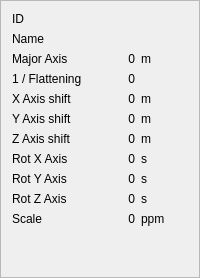
                <widget class="QFrame" name="frameDAT">
                 <property name="frameShape">
                  <enum>QFrame::StyledPanel</enum>
                 </property>
                 <property name="frameShadow">
                  <enum>QFrame::Raised</enum>
                 </property>
                 <layout class="QGridLayout" name="gridLayout_22" columnstretch="0,0,0">
                  <item row="9" column="1">
                   <widget class="QLabel" name="labelDATZRot">
                    <property name="text">
                     <string>0</string>
                    </property>
                    <property name="alignment">
                     <set>Qt::AlignRight|Qt::AlignTrailing|Qt::AlignVCenter</set>
                    </property>
                   </widget>
                  </item>
                  <item row="1" column="0">
                   <widget class="QLabel" name="label_111">
                    <property name="text">
                     <string>Name</string>
                    </property>
                   </widget>
                  </item>
                  <item row="10" column="2">
                   <widget class="QLabel" name="label_170">
                    <property name="text">
                     <string>ppm</string>
                    </property>
                   </widget>
                  </item>
                  <item row="5" column="0">
                   <widget class="QLabel" name="label_149">
                    <property name="text">
                     <string>Y Axis shift </string>
                    </property>
                   </widget>
                  </item>
                  <item row="2" column="2">
                   <widget class="QLabel" name="label_145">
                    <property name="text">
                     <string>m</string>
                    </property>
                   </widget>
                  </item>
                  <item row="10" column="0">
                   <widget class="QLabel" name="label_162">
                    <property name="text">
                     <string>Scale</string>
                    </property>
                   </widget>
                  </item>
                  <item row="1" column="1">
                   <widget class="QLabel" name="labelDATName">
                    <property name="text">
                     <string/>
                    </property>
                    <property name="alignment">
                     <set>Qt::AlignRight|Qt::AlignTrailing|Qt::AlignVCenter</set>
                    </property>
                   </widget>
                  </item>
                  <item row="8" column="2">
                   <widget class="QLabel" name="label_168">
                    <property name="text">
                     <string>s</string>
                    </property>
                   </widget>
                  </item>
                  <item row="8" column="1">
                   <widget class="QLabel" name="labelDATYRot">
                    <property name="text">
                     <string>0</string>
                    </property>
                    <property name="alignment">
                     <set>Qt::AlignRight|Qt::AlignTrailing|Qt::AlignVCenter</set>
                    </property>
                   </widget>
                  </item>
                  <item row="4" column="2">
                   <widget class="QLabel" name="label_164">
                    <property name="text">
                     <string>m</string>
                    </property>
                   </widget>
                  </item>
                  <item row="8" column="0">
                   <widget class="QLabel" name="label_157">
                    <property name="text">
                     <string>Rot Y Axis</string>
                    </property>
                   </widget>
                  </item>
                  <item row="4" column="1">
                   <widget class="QLabel" name="labelDATXShift">
                    <property name="text">
                     <string>0</string>
                    </property>
                    <property name="alignment">
                     <set>Qt::AlignRight|Qt::AlignTrailing|Qt::AlignVCenter</set>
                    </property>
                   </widget>
                  </item>
                  <item row="2" column="1">
                   <widget class="QLabel" name="labelDATMajA">
                    <property name="text">
                     <string>0</string>
                    </property>
                    <property name="alignment">
                     <set>Qt::AlignRight|Qt::AlignTrailing|Qt::AlignVCenter</set>
                    </property>
                   </widget>
                  </item>
                  <item row="4" column="0">
                   <widget class="QLabel" name="label_148">
                    <property name="text">
                     <string>X Axis shift </string>
                    </property>
                   </widget>
                  </item>
                  <item row="3" column="0">
                   <widget class="QLabel" name="label_147">
                    <property name="text">
                     <string>1 / Flattening</string>
                    </property>
                   </widget>
                  </item>
                  <item row="3" column="1">
                   <widget class="QLabel" name="labelDATFlatt">
                    <property name="text">
                     <string>0</string>
                    </property>
                    <property name="alignment">
                     <set>Qt::AlignRight|Qt::AlignTrailing|Qt::AlignVCenter</set>
                    </property>
                   </widget>
                  </item>
                  <item row="7" column="1">
                   <widget class="QLabel" name="labelDATXRot">
                    <property name="text">
                     <string>0</string>
                    </property>
                    <property name="alignment">
                     <set>Qt::AlignRight|Qt::AlignTrailing|Qt::AlignVCenter</set>
                    </property>
                   </widget>
                  </item>
                  <item row="10" column="1">
                   <widget class="QLabel" name="labelDATScale">
                    <property name="text">
                     <string>0</string>
                    </property>
                    <property name="alignment">
                     <set>Qt::AlignRight|Qt::AlignTrailing|Qt::AlignVCenter</set>
                    </property>
                   </widget>
                  </item>
                  <item row="9" column="2">
                   <widget class="QLabel" name="label_169">
                    <property name="text">
                     <string>s</string>
                    </property>
                   </widget>
                  </item>
                  <item row="2" column="0">
                   <widget class="QLabel" name="label_146">
                    <property name="text">
                     <string>Major Axis</string>
                    </property>
                   </widget>
                  </item>
                  <item row="5" column="1">
                   <widget class="QLabel" name="labelDATYShift">
                    <property name="text">
                     <string>0</string>
                    </property>
                    <property name="alignment">
                     <set>Qt::AlignRight|Qt::AlignTrailing|Qt::AlignVCenter</set>
                    </property>
                   </widget>
                  </item>
                  <item row="11" column="1">
                   <spacer name="verticalSpacer_21">
                    <property name="orientation">
                     <enum>Qt::Vertical</enum>
                    </property>
                    <property name="sizeHint" stdset="0">
                     <size>
                      <width>20</width>
                      <height>40</height>
                     </size>
                    </property>
                   </spacer>
                  </item>
                  <item row="5" column="2">
                   <widget class="QLabel" name="label_165">
                    <property name="text">
                     <string>m</string>
                    </property>
                   </widget>
                  </item>
                  <item row="7" column="0">
                   <widget class="QLabel" name="label_156">
                    <property name="text">
                     <string>Rot X Axis</string>
                    </property>
                   </widget>
                  </item>
                  <item row="7" column="2">
                   <widget class="QLabel" name="label_167">
                    <property name="text">
                     <string>s</string>
                    </property>
                   </widget>
                  </item>
                  <item row="6" column="2">
                   <widget class="QLabel" name="label_166">
                    <property name="text">
                     <string>m</string>
                    </property>
                   </widget>
                  </item>
                  <item row="6" column="0">
                   <widget class="QLabel" name="label_150">
                    <property name="text">
                     <string>Z Axis shift </string>
                    </property>
                   </widget>
                  </item>
                  <item row="6" column="1">
                   <widget class="QLabel" name="labelDATZShift">
                    <property name="text">
                     <string>0</string>
                    </property>
                    <property name="alignment">
                     <set>Qt::AlignRight|Qt::AlignTrailing|Qt::AlignVCenter</set>
                    </property>
                   </widget>
                  </item>
                  <item row="9" column="0">
                   <widget class="QLabel" name="label_158">
                    <property name="text">
                     <string>Rot Z Axis</string>
                    </property>
                   </widget>
                  </item>
                  <item row="0" column="0">
                   <widget class="QLabel" name="label_187">
                    <property name="text">
                     <string>ID</string>
                    </property>
                   </widget>
                  </item>
                  <item row="0" column="1">
                   <widget class="QLabel" name="labelDATID">
                    <property name="text">
                     <string/>
                    </property>
                    <property name="alignment">
                     <set>Qt::AlignRight|Qt::AlignTrailing|Qt::AlignVCenter</set>
                    </property>
                   </widget>
                  </item>
                 </layout>
                </widget>
